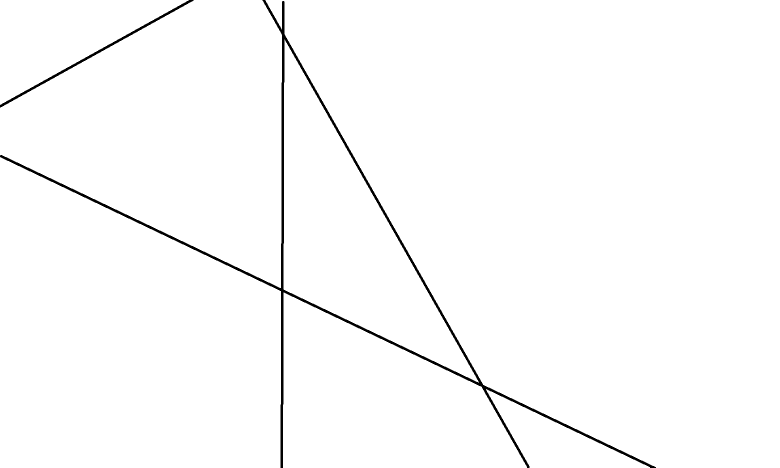
#> input picture Radon_transform/images/img10.png, 1560 x 935 px (shown at 1/2 size)
$ jupyter execute --allow-errors draft.ipynb
#> lines starting #> are read from the running program, lines starting #| are printed output that depends on the picture; after the words box and inside, x2 and y2 are one past the last pixel; in counts of white or black regions, pixels touching at a corner belong together
### Radon_transform/image_processing.py
import numpy as np
import cv2 as cv
import matplotlib.pyplot as plt
from PIL import Image


def read_image(FOLDER, name):
    # final_img = cv.imread(FOLDER + name, cv.IMREAD_GRAYSCALE)
    input_img = Image.open(FOLDER + name)
    img = input_img.convert("L")
    # img = img.reduce(4)
    img = img.resize((100, 100))
    image_matrix = np.matrix(img)
    resized_img = np.ones(image_matrix.shape) * 255 - image_matrix

    # [8 lines of commented-out code are left out]
    return resized_img


# [11 lines left out: function find_max_value, not called in this run]


def find_point(n, s, t):
    x = round((n - s) * n / t)
    return x

### Radon_transform/draw.py
import cv2 as cv
import numpy as np
import matplotlib.pyplot as plt
from radon_transform import discrete_radon
from image_processing import find_max_value, find_point


# [24 lines left out: function draw_line, not called in this run]


def detecting_lines(img, threshold_ratio=0.9, draw=0):
    obraz = discrete_radon(img)
    max_intensity, _ = find_max_value(obraz)

    threshold = max_intensity * threshold_ratio

    lines = np.argwhere(obraz >= threshold)

    if draw != 0:
        image_with_lines = img.copy()
        for s, t in lines:
            image_with_lines = draw_line(image_with_lines, s, t)
        # plt.imshow(image_with_lines)
        return max_intensity, obraz, image_with_lines
    else:
        return max_intensity, obraz

### Radon_transform/draft.ipynb
[cell 1]
from PIL import Image, ImageDraw, ImageFilter
import numpy as np
# Создаем новое изображение размером 100x100
image = Image.new("RGB", (40, 40), 'black')
#> image: PIL image 40x40 RGB; every value is 0

# Создаем объект ImageDraw для рисования на изображении
draw = ImageDraw.Draw(image)

# Рисуем горизонтальную линию на середине изображения
draw.line((14, 0, 14, 3), fill="white")
draw.line((14, 10, 14, 13), fill="white")
draw.line((14, 20, 14, 21), fill="white")
draw.line((14, 34, 14, 37), fill="white")
# Конвертируем изображение в оттенки серого
grayscale_image = image.convert('L')
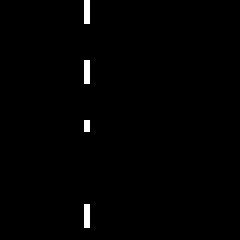
#> grayscale_image: PIL image 40x40 L (shown 6 times larger); 0.88% white in thin lines or dots, all inside (x1, y1, x2, y2) = (14, 0, 15, 38)
grayscale_image.show()
# Сохраняем изображение
# image.save("test_img/intermittent3.png")

[cell 2]
np.asarray(grayscale_image)

[cell 3]
from image_processing import read_image
import matplotlib.pyplot as plt
from draw import draw_line, detecting_lines

#> (the rest of this cell did not finish here and is left out)

print(read_image('test_img', '/wide_line.png')[44])

[cell 4]
image = read_image('images', '/img10.png')
#> call 2 of read_image, with FOLDER = 'images', name = '/img10.png'
#> in read_image, input_img is the input picture: PIL image 1560x935 RGBA; mean R, G, B, A 251.6, 251.6, 251.6, 255
#> in read_image (call 2), `img = input_img.convert("L")`: img: PIL image 1560x935 L; 98.7% white; 2 black regions, box (x1, y1, x2, y2) and area: (0, 0, 1312, 935) 17185, (0, 0, 388, 215) 2203
#> in read_image (call 2), `img = img.resize((100, 100))`:
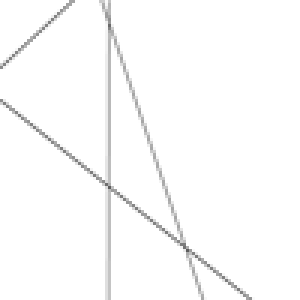
#> img: PIL image 100x100 L (shown 3 times larger); min 92, max 255, mean 251.3
#> in read_image (call 2), `resized_img = np.ones(image_matrix.shape) * 255 - image_matrix`:
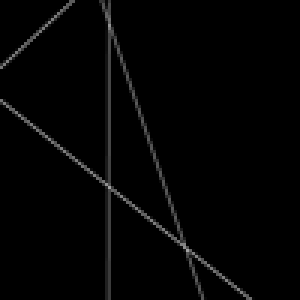
#> resized_img: shape (100, 100) float64 (shown 3 times larger); min 0, max 163, mean 3.7
#> (the rest of this cell did not finish here and is left out)

$ run again, with Radon_transform/img.png copied over Radon_transform/images/img10.png
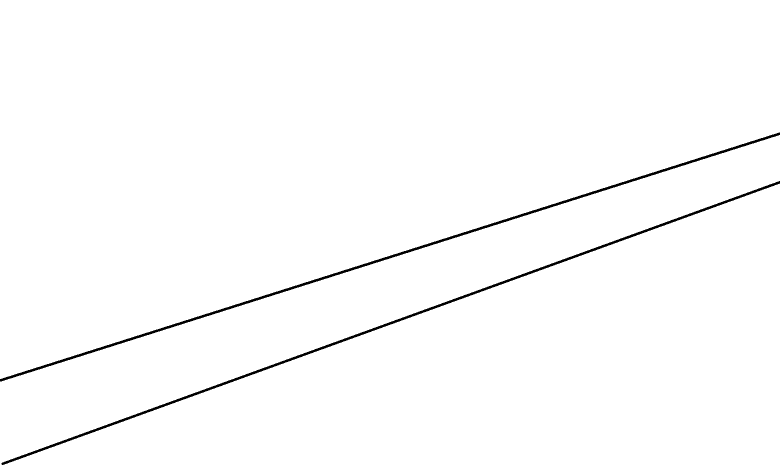
#> input picture Radon_transform/img.png, 1560 x 933 px (shown at 1/2 size)
#> image: PIL image 40x40 RGB; every value is 0
#> grayscale_image: PIL image 40x40 L; 0.88% white in thin lines or dots, all inside (x1, y1, x2, y2) = (14, 0, 15, 38)
#> in read_image, input_img is the input picture: PIL image 1560x933 RGBA; mean R, G, B, A 252.1, 252.1, 252.1, 255
#> in read_image (call 2), `img = img.resize((100, 100))`:
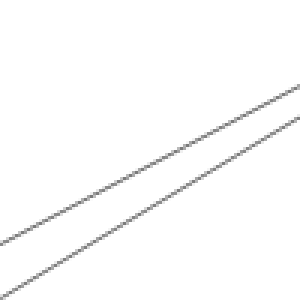
#> img: PIL image 100x100 L (shown 3 times larger); min 121, max 255, mean 251.8
#> in read_image (call 2), `resized_img = np.ones(image_matrix.shape) * 255 - image_matrix`:
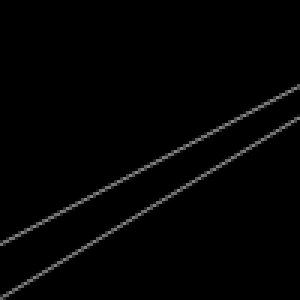
#> resized_img: shape (100, 100) float64 (shown 3 times larger); min 0, max 134, mean 3.2
